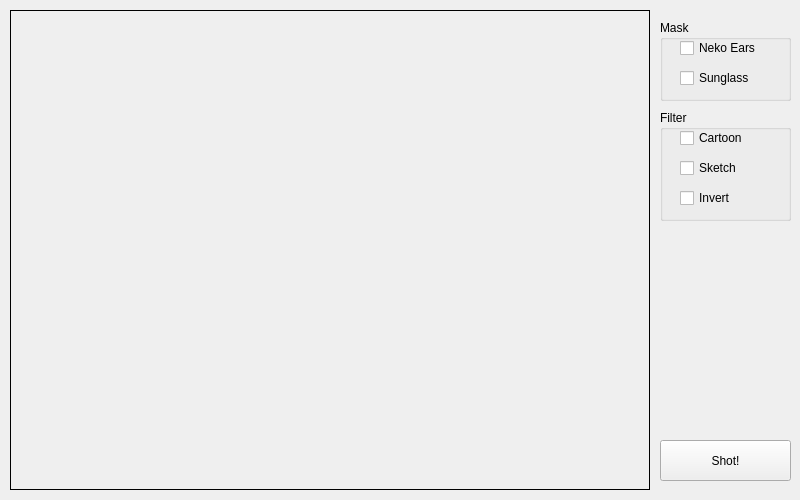
<?xml version="1.0" encoding="UTF-8"?>
<ui version="4.0">
 <class>MainWindow</class>
 <widget class="QMainWindow" name="MainWindow">
  <property name="geometry">
   <rect>
    <x>0</x>
    <y>0</y>
    <width>800</width>
    <height>500</height>
   </rect>
  </property>
  <property name="minimumSize">
   <size>
    <width>800</width>
    <height>500</height>
   </size>
  </property>
  <property name="maximumSize">
   <size>
    <width>800</width>
    <height>500</height>
   </size>
  </property>
  <property name="windowTitle">
   <string>MainWindow</string>
  </property>
  <widget class="QWidget" name="centralwidget">
   <widget class="QLabel" name="label">
    <property name="geometry">
     <rect>
      <x>10</x>
      <y>10</y>
      <width>640</width>
      <height>480</height>
     </rect>
    </property>
    <property name="frameShape">
     <enum>QFrame::Box</enum>
    </property>
    <property name="text">
     <string/>
    </property>
   </widget>
   <widget class="QCheckBox" name="check_neko_ears">
    <property name="geometry">
     <rect>
      <x>680</x>
      <y>40</y>
      <width>81</width>
      <height>16</height>
     </rect>
    </property>
    <property name="text">
     <string>Neko Ears</string>
    </property>
   </widget>
   <widget class="QPushButton" name="pushButton">
    <property name="geometry">
     <rect>
      <x>660</x>
      <y>440</y>
      <width>131</width>
      <height>41</height>
     </rect>
    </property>
    <property name="text">
     <string>Shot!</string>
    </property>
   </widget>
   <widget class="QCheckBox" name="check_sunglass">
    <property name="geometry">
     <rect>
      <x>680</x>
      <y>70</y>
      <width>81</width>
      <height>16</height>
     </rect>
    </property>
    <property name="text">
     <string>Sunglass</string>
    </property>
   </widget>
   <widget class="QGroupBox" name="groupBox">
    <property name="geometry">
     <rect>
      <x>660</x>
      <y>20</y>
      <width>131</width>
      <height>81</height>
     </rect>
    </property>
    <property name="title">
     <string>Mask</string>
    </property>
   </widget>
   <widget class="QGroupBox" name="groupBox_2">
    <property name="geometry">
     <rect>
      <x>660</x>
      <y>110</y>
      <width>131</width>
      <height>111</height>
     </rect>
    </property>
    <property name="title">
     <string>Filter</string>
    </property>
    <widget class="QCheckBox" name="check_cartoon">
     <property name="geometry">
      <rect>
       <x>20</x>
       <y>20</y>
       <width>81</width>
       <height>16</height>
      </rect>
     </property>
     <property name="text">
      <string>Cartoon</string>
     </property>
    </widget>
    <widget class="QCheckBox" name="check_invert">
     <property name="geometry">
      <rect>
       <x>20</x>
       <y>80</y>
       <width>81</width>
       <height>16</height>
      </rect>
     </property>
     <property name="text">
      <string>Invert</string>
     </property>
    </widget>
    <widget class="QCheckBox" name="check_sketch">
     <property name="geometry">
      <rect>
       <x>20</x>
       <y>50</y>
       <width>81</width>
       <height>16</height>
      </rect>
     </property>
     <property name="text">
      <string>Sketch</string>
     </property>
    </widget>
   </widget>
   <zorder>groupBox</zorder>
   <zorder>label</zorder>
   <zorder>check_neko_ears</zorder>
   <zorder>pushButton</zorder>
   <zorder>check_sunglass</zorder>
   <zorder>groupBox_2</zorder>
  </widget>
 </widget>
 <resources/>
 <connections/>
</ui>
